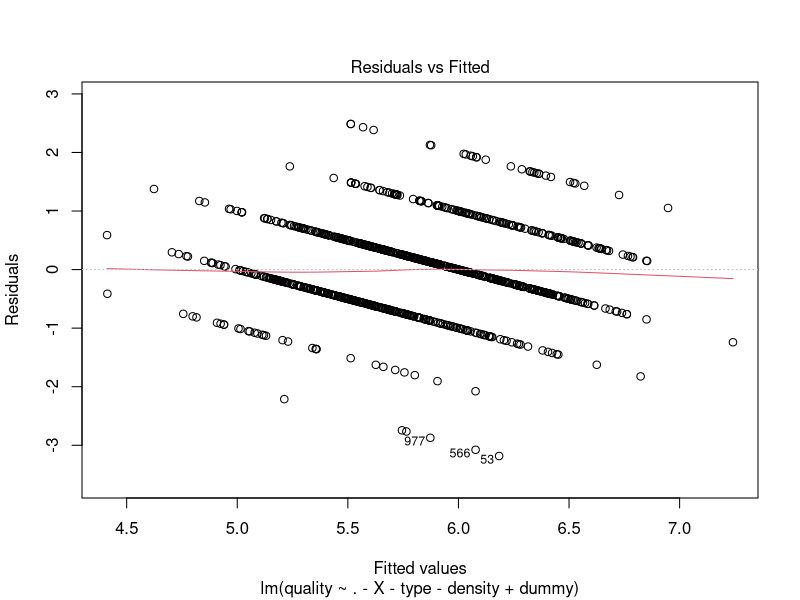
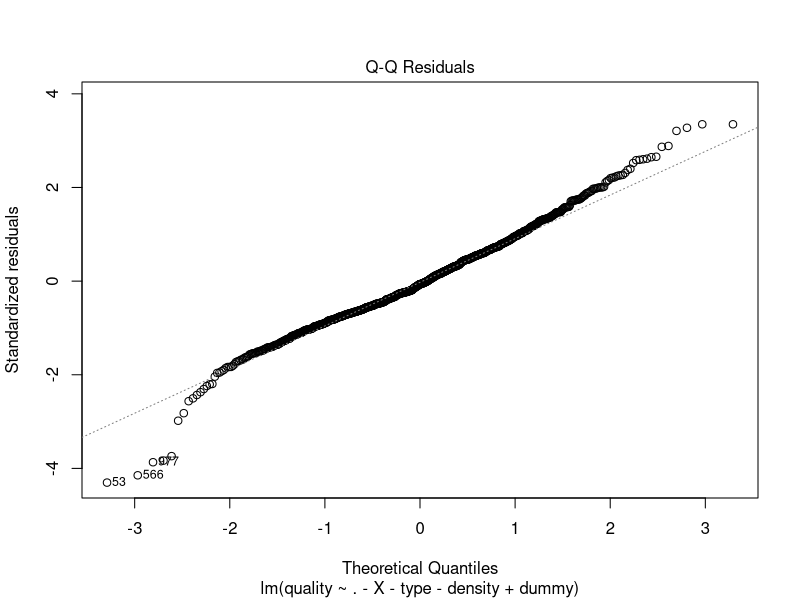
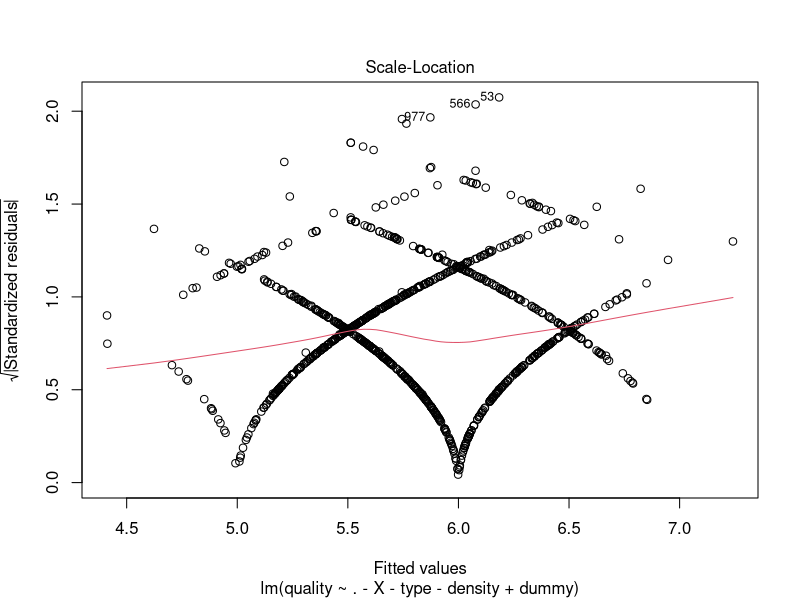
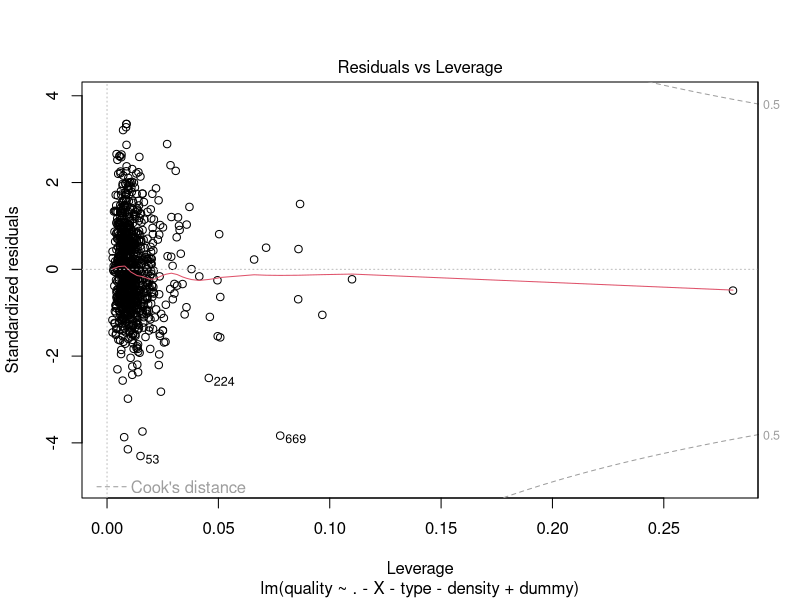
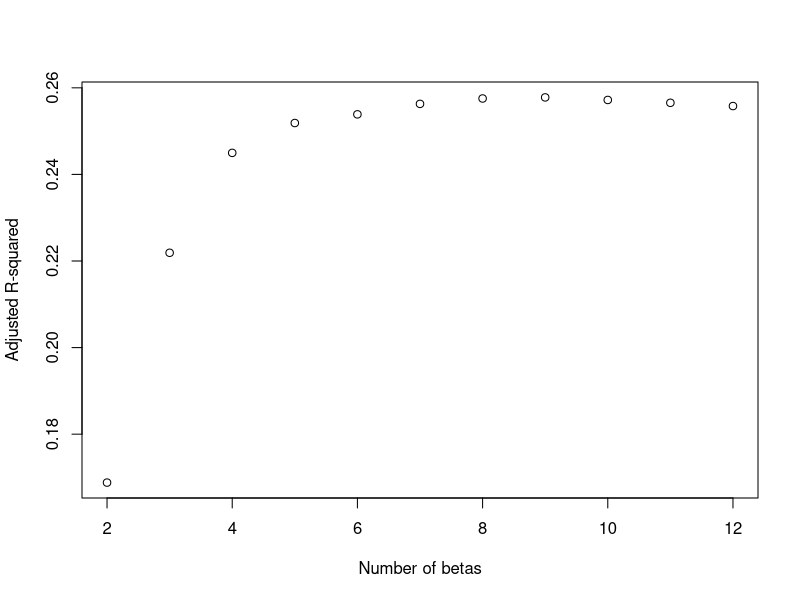
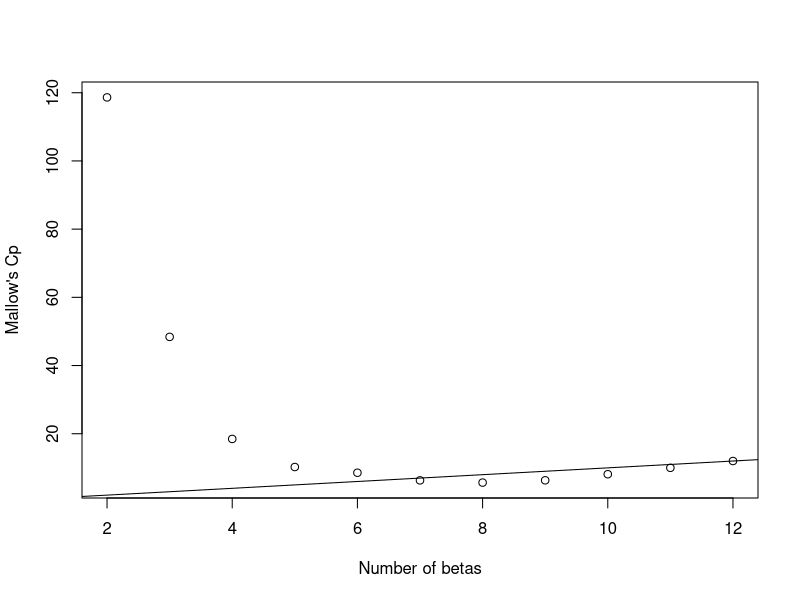
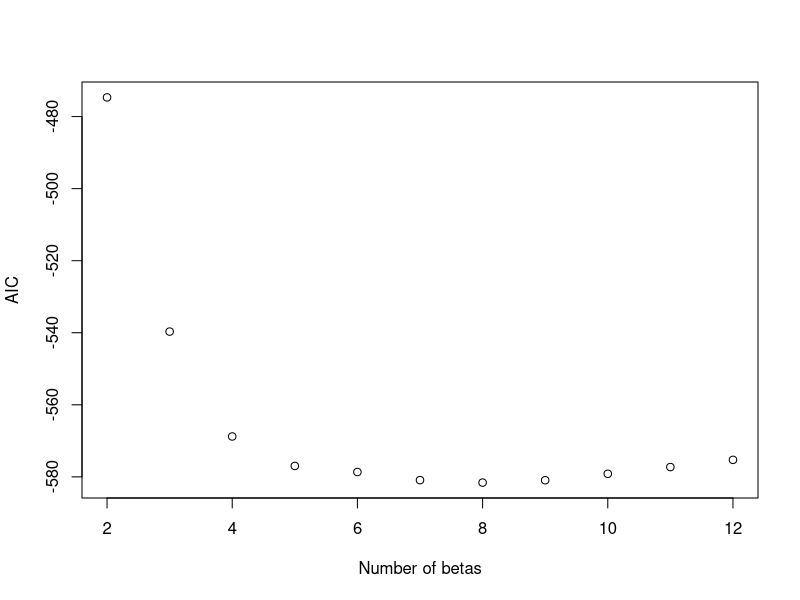
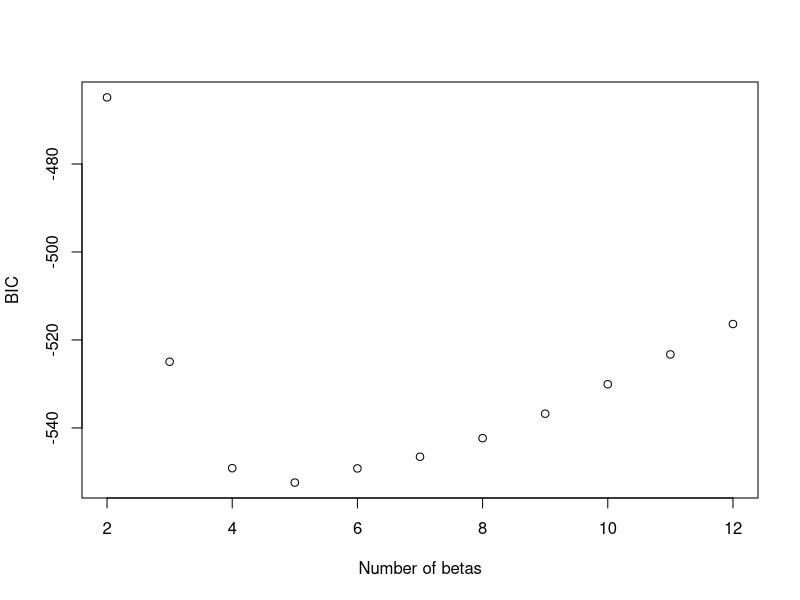

Reproduce these figures in R, in order.
#read in the data
wine<-read.csv("wine_sample.csv", header=TRUE)
wine$type
summary(wine)
n=nrow(wine)
#compute VIF
X=model.matrix(wine$quality~wine$fixed.acidity+wine$volatile.acidity+wine$citric.acid+wine$residual.sugar+wine$chlorides+wine$free.sulfur.dioxide+wine$total.sulfur.dioxide+wine$density+wine$pH+wine$sulphates+wine$alcohol)
R2=vector("numeric",11)
for(j in 1:11){
  y_tmp=X[,1+j]
  x_tmp=as.matrix(X[,-c(1,1+j)])
  lm_fit=lm(y_tmp~x_tmp)
  R2[j]=summary(lm_fit)$r.squared
  }
VIF=1/(1-R2)
names(VIF)=c('fixed.acidity','volatile.acidity','citric.acid','residual.sugar','chlorides','free.sulfur.dioxide','total.sulfur.dioxide','density','pH','sulphates','alcohol')
VIF
#drop density and re-compute
X2=model.matrix(wine$quality~wine$fixed.acidity+wine$volatile.acidity+wine$citric.acid+wine$residual.sugar+wine$chlorides+wine$free.sulfur.dioxide+wine$total.sulfur.dioxide+wine$pH+wine$sulphates+wine$alcohol)
R2_2=vector("numeric",10)
for(j in 1:10){
  y_tmp2=X2[,1+j]
  x_tmp2=as.matrix(X2[,-c(1,1+j)])
  lm_fit2=lm(y_tmp2~x_tmp2)
  R2_2[j]=summary(lm_fit2)$r.squared
}
VIF2=1/(1-R2_2)
names(VIF2)=c('fixed.acidity','volatile.acidity','citric.acid','residual.sugar','chlorides','free.sulfur.dioxide','total.sulfur.dioxide','pH','sulphates','alcohol')
VIF2
#create dummy variable
dummy=vector("numeric",n)
dummy[wine$type=='red']=1
dummy[wine$type=='white']=0
#take out density due to collinearity 
linear_full <- lm(quality~. -X-type-density+dummy,data = wine)
summary(linear_full)
plot(linear_full)
#select model
#backward selection
linear_red1 <- lm(quality~. -X-type-density+dummy-citric.acid,data = wine)
summary(linear_red1)
linear_red2 <- lm(quality~. -X-type-density+dummy-citric.acid-pH,data = wine)
summary(linear_red2)
linear_red3 <- lm(quality~. -X-type-density+dummy-citric.acid-pH-total.sulfur.dioxide,data = wine)
summary(linear_red3)
linear_red4 <- lm(quality~. -X-type-density+dummy-citric.acid-pH-total.sulfur.dioxide-fixed.acidity,data = wine)
summary(linear_red4)
linear_red5 <- lm(quality~. -X-type-density+dummy-citric.acid-pH-total.sulfur.dioxide-fixed.acidity-free.sulfur.dioxide,data = wine)
summary(linear_red5)
#We end up with 6 predictors.


require(leaps)
subset1=regsubsets(quality~. -X-type-density+dummy,nbest = 1,method = 'exhaustive',data=wine,nvmax = 13)
sum_subset<-summary(subset1)
sum_subset$which
#compute R2_adj
p_full=12
p=2:p_full
RSS_p=sum_subset$rss
totalSS=sum((wine$quality-mean(wine$quality))^2)

n=nrow(wine)
R2_adj=1-(RSS_p/(n-p))/(totalSS/(n-1))
R2_adj
plot(p,R2_adj,xlab="Number of betas",ylab="Adjusted R-squared")
max(R2_adj)
#max adjusted R^2 with 8 predictors
#Cp
sigma_hat_full=summary(linear_full)$sigma
C_p=RSS_p/(sigma_hat_full^2)+2*p-n
C_p
min(C_p)
par(mfrow=c(1,1))
plot(p,C_p,xlab="Number of betas",ylab="Mallow's Cp")
abline(0,1)
#when p=7 , with 6 predictors,

#aic
aic_p=n*log(RSS_p/n)+2*p
aic_p
min(aic_p)
plot(p,aic_p,xlab="Number of betas",ylab="AIC")
#when p=8,with 7 predictors.

#bic
bic_p=n*log(RSS_p/n)+p*log(n)
bic_p
min(bic_p)
plot(p,bic_p,xlab="Number of betas",ylab="BIC")
# when p= 5, 4 predictors.
 
#we should use p=8 with volatile.acidity,residual.sugar,chlorides,free.sulfur.dioxide,sulphates,alcohol,dummy

linear_red<-lm(quality~volatile.acidity+residual.sugar+chlorides+free.sulfur.dioxide+sulphates+alcohol+dummy,data = wine)
summary(linear_red)
plot(linear_red)
#p=7 might not be a good model since R^2 is 0.2627 and we have free.sulfur.dioxide insignificant. 
#However,this might be the result of we treat quality as quality when it is in fact a categorical variable. The full model has only R^2 = 0.264
